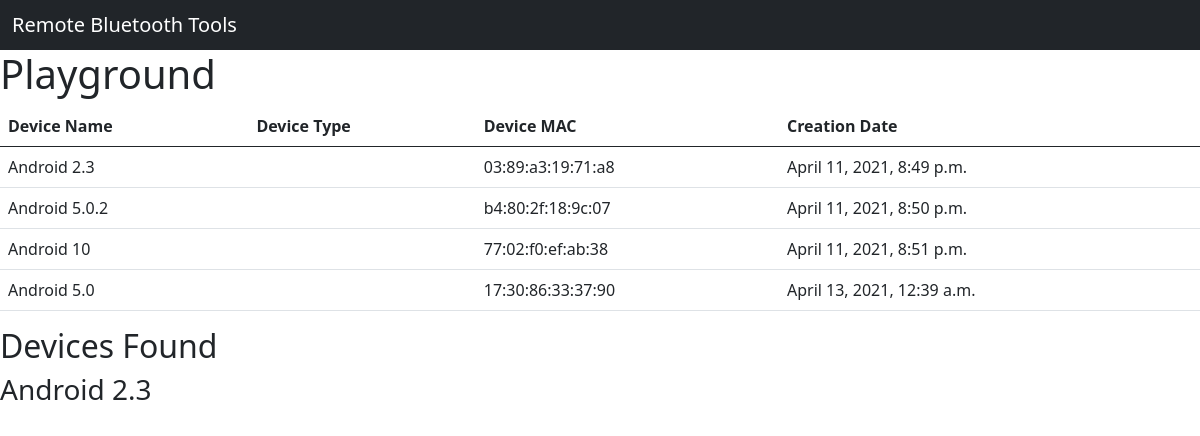
The app's page /playground/, older data.
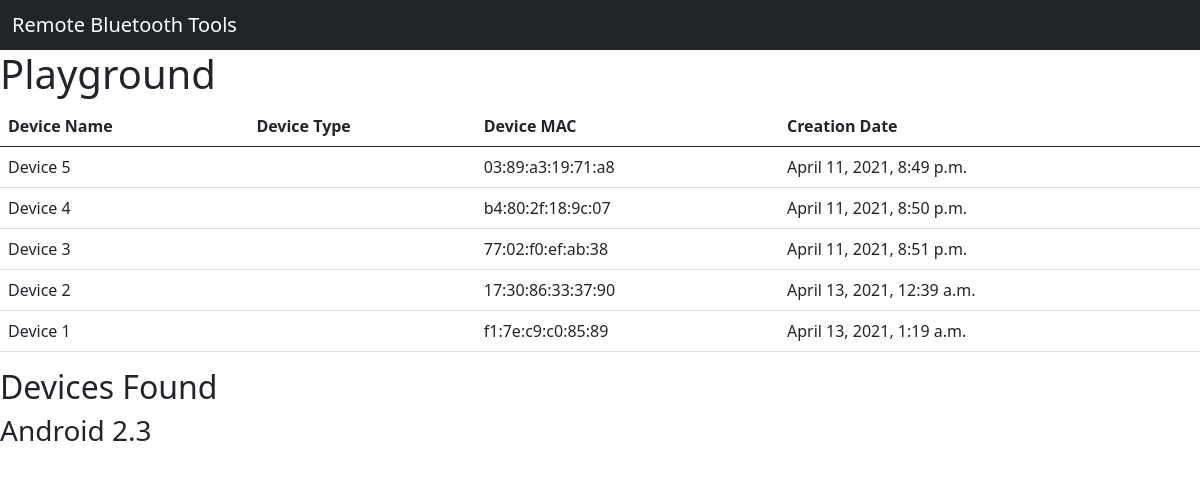
The same page, newer data.
### home/models.py (models this page shows, shortened)
class BluetoothDevice(models.Model):
    sensor = models.CharField(max_length=100)
    device_name = models.CharField(max_length=100)
    device_mac = models.CharField(max_length=100)
    creation_date = models.DateTimeField(default=timezone.now)

### home/views.py (the view)
# urls.py: path('playground/', views.playground, name='playground'),
def playground(request):
    devices = BluetoothDevice.objects.all()
    return render(request, 'home/playground.html',
    {'devices':devices})

### home/templates/home/playground.html (shortened to what this page needs)
{% extends 'home/base.html' %}
{% block content %}
<h1>Playground</h1>
<table class="table">
    <thead>
        <tr>
            <th>Device Name</th>
            <th>Device Type</th>
            <th>Device MAC</th>
            <th>Creation Date</th>
        </tr>
    </thead>
    <tbody>
        {% for device in devices %}
        <tr>
            <td>{{ device.device_name }}</td>
            <td>{{ device.device_type }}</td>
            <td>{{ device.device_mac }}</td>
            <td>{{ device.creation_date }}</td>
        </tr>
        {% endfor %}
    </tbody>
</table>
<div>
    <h2>Devices Found</h2>
    <h3 id="devices">Android 2.3</h3>
</div>
{% endblock %}

Row changes from the older to the newer data that the page shows:
changed BluetoothDevice: device_name "Android 2.3" → "Device 5"
changed BluetoothDevice: device_name "Android 5.0.2" → "Device 4"
changed BluetoothDevice "77:02:f0:ef:ab:38": device_name "Android 10" → "Device 3"
changed BluetoothDevice: device_name "Android 5.0" → "Device 2"
added BluetoothDevice: device_name "Device 1", device_mac "f1:7e:c9:c0:85:89", creation_date "April 13, 2021, 1:19 a.m."
